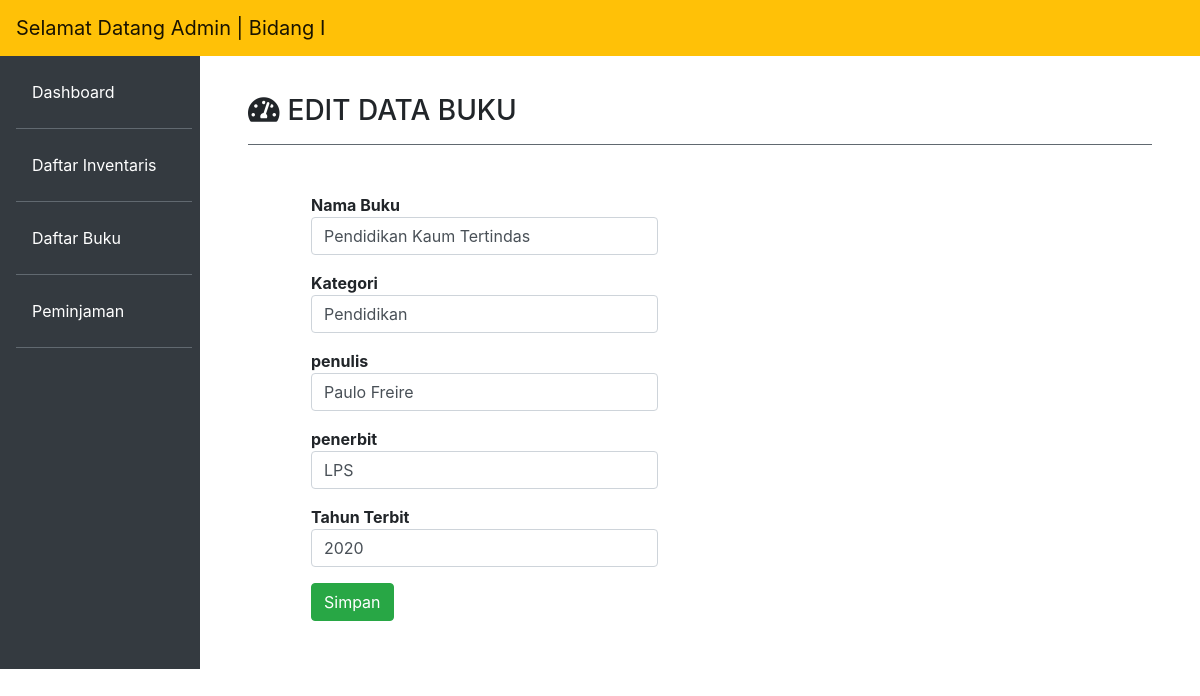
Page /?page=edit_buku&id=BK0001 on the committed database.
### tables this page shows
CREATE TABLE `buku` (
  `kode_buku` varchar(10) NOT NULL,
  `nama_buku` varchar(40) NOT NULL,
  `kategori` varchar(30) NOT NULL,
  `penulis` varchar(30) NOT NULL,
  `penerbit` varchar(30) NOT NULL,
  `tahun_terbit` year(4) NOT NULL,
  `status` enum('ada','dipinjam') NOT NULL
);

### layout/app.php (called while the page is built)
<?php
    include 'head.php';
    include 'sidebar.php';
    include 'content.php';
    include 'footer.php';
?>

### index.php (called while the page is built)
<?php
    include 'layout/app.php';
?>

### function.php (called while the page is built, shortened)
<?php
$conn = mysqli_connect("localhost","root","","inventaris");
function tampil($query){
    global $conn;
    $result = mysqli_query($conn, $query);
    $rows =[];
    while($row = mysqli_fetch_assoc($result)){
        $rows[] = $row;
    }
    return $rows;
}
?>

### modul/edit_buku.php (the view, shortened to what this page needs)
<?php
        include 'function.php';
        $id = $_GET['id'];
        $data = tampil("SELECT * FROM buku WHERE kode_buku='$id'")[0];
?>
<h3><i class="fas fa-tachometer-alt mr-2 mt-5"></i>EDIT DATA BUKU</h3><hr class="bg-secondary mb-5">
        <div class="col-md-5 ml-5">
            <form action="" method="POST">
                <label class="mb-0" for="nama"><b>Nama Buku</b></label>
                <input class="form-control mb-3" value="<?= $data['nama_buku'] ?>" name="nama" id="nama" type="text" placeholder="">
                <label class="mb-0" for="kategori"><b>Kategori</b></label>
                <input class="form-control mb-3" value="<?= $data['kategori'] ?>" name="kategori" id="kategori" type="text" placeholder="">
                <label class="mb-0" for="penulis"><b>penulis</b></label>
                <input class="form-control mb-3" value="<?= $data['penulis'] ?>" name="penulis" id="penulis" type="text" placeholder="">
                <label class="mb-0" for="penerbit"><b>penerbit</b></label>
                <input class="form-control mb-3" value="<?= $data['penerbit'] ?>" name="penerbit" id="penerbit" type="text" placeholder="">
                <label class="mb-0" for="tahun"><b>Tahun Terbit</b></label>
                <input class="form-control mb-3" value="<?= $data['tahun_terbit'] ?>" name="tahun" id="tahun" type="text" placeholder="">
                <button class="btn btn-success bg-success center-block text-white"
                value="edit" name="edit" type="submit">Simpan</button>
            </form>
    </div>

### rows in the picture
buku: nama "Pendidikan Kaum Tertindas", kategori "Pendidikan", penulis "Paulo Freire", penerbit "LPS", tahun "2020"
